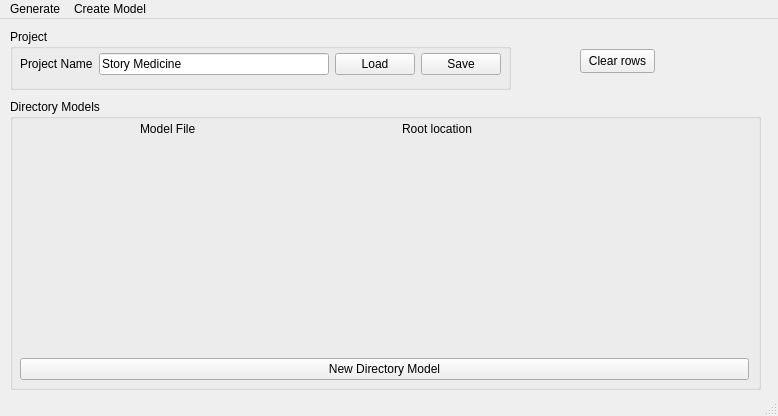
<?xml version="1.0" encoding="UTF-8"?>
<ui version="4.0">
 <class>MainWindow</class>
 <widget class="QMainWindow" name="MainWindow">
  <property name="geometry">
   <rect>
    <x>0</x>
    <y>0</y>
    <width>778</width>
    <height>416</height>
   </rect>
  </property>
  <property name="windowTitle">
   <string>MainWindow</string>
  </property>
  <widget class="QWidget" name="centralwidget">
   <widget class="QGroupBox" name="modelsGroupBox">
    <property name="geometry">
     <rect>
      <x>10</x>
      <y>80</y>
      <width>751</width>
      <height>291</height>
     </rect>
    </property>
    <property name="title">
     <string>Directory Models</string>
    </property>
    <widget class="QWidget" name="verticalLayoutWidget">
     <property name="geometry">
      <rect>
       <x>10</x>
       <y>20</y>
       <width>729</width>
       <height>261</height>
      </rect>
     </property>
     <layout class="QVBoxLayout" name="modelsWindowVerticleLayout">
      <item>
       <layout class="QHBoxLayout" name="horizontalLayout_2">
        <item>
         <spacer name="horizontalSpacer">
          <property name="orientation">
           <enum>Qt::Horizontal</enum>
          </property>
          <property name="sizeType">
           <enum>QSizePolicy::Fixed</enum>
          </property>
          <property name="sizeHint" stdset="0">
           <size>
            <width>120</width>
            <height>20</height>
           </size>
          </property>
         </spacer>
        </item>
        <item>
         <widget class="QLabel" name="dirModelLocationLabel">
          <property name="text">
           <string>Model File</string>
          </property>
         </widget>
        </item>
        <item>
         <spacer name="horizontalSpacer_2">
          <property name="orientation">
           <enum>Qt::Horizontal</enum>
          </property>
          <property name="sizeType">
           <enum>QSizePolicy::Fixed</enum>
          </property>
          <property name="sizeHint" stdset="0">
           <size>
            <width>200</width>
            <height>20</height>
           </size>
          </property>
         </spacer>
        </item>
        <item>
         <widget class="QLabel" name="rootLocationLabel">
          <property name="text">
           <string>Root location</string>
          </property>
         </widget>
        </item>
        <item>
         <spacer name="horizontalSpacer_3">
          <property name="orientation">
           <enum>Qt::Horizontal</enum>
          </property>
          <property name="sizeType">
           <enum>QSizePolicy::Expanding</enum>
          </property>
          <property name="sizeHint" stdset="0">
           <size>
            <width>80</width>
            <height>20</height>
           </size>
          </property>
         </spacer>
        </item>
       </layout>
      </item>
      <item>
       <layout class="QVBoxLayout" name="modelsVerticleLayout"/>
      </item>
      <item>
       <spacer name="verticalSpacer">
        <property name="orientation">
         <enum>Qt::Vertical</enum>
        </property>
        <property name="sizeHint" stdset="0">
         <size>
          <width>724</width>
          <height>91</height>
         </size>
        </property>
       </spacer>
      </item>
      <item>
       <widget class="QPushButton" name="newRowButton">
        <property name="text">
         <string>New Directory Model</string>
        </property>
       </widget>
      </item>
     </layout>
    </widget>
   </widget>
   <widget class="QGroupBox" name="projectGroupBox">
    <property name="geometry">
     <rect>
      <x>10</x>
      <y>10</y>
      <width>501</width>
      <height>61</height>
     </rect>
    </property>
    <property name="title">
     <string>Project</string>
    </property>
    <widget class="QWidget" name="gridLayoutWidget_2">
     <property name="geometry">
      <rect>
       <x>10</x>
       <y>20</y>
       <width>481</width>
       <height>31</height>
      </rect>
     </property>
     <layout class="QGridLayout" name="projectsGridLayout">
      <item row="1" column="2">
       <widget class="QPushButton" name="projectLoadButton">
        <property name="text">
         <string>Load</string>
        </property>
       </widget>
      </item>
      <item row="1" column="4">
       <widget class="QPushButton" name="projectSaveButton">
        <property name="text">
         <string>Save</string>
        </property>
       </widget>
      </item>
      <item row="1" column="1">
       <widget class="QLineEdit" name="projectNameText">
        <property name="text">
         <string>Story Medicine</string>
        </property>
       </widget>
      </item>
      <item row="1" column="0">
       <widget class="QLabel" name="projectNameLabel">
        <property name="text">
         <string>Project Name</string>
        </property>
       </widget>
      </item>
     </layout>
    </widget>
   </widget>
   <widget class="QPushButton" name="clearModels">
    <property name="geometry">
     <rect>
      <x>580</x>
      <y>30</y>
      <width>75</width>
      <height>24</height>
     </rect>
    </property>
    <property name="text">
     <string>Clear rows</string>
    </property>
   </widget>
  </widget>
  <widget class="QMenuBar" name="menubar">
   <property name="geometry">
    <rect>
     <x>0</x>
     <y>0</y>
     <width>778</width>
     <height>21</height>
    </rect>
   </property>
   <widget class="QMenu" name="menuFile">
    <property name="title">
     <string>Generate</string>
    </property>
    <addaction name="separator"/>
   </widget>
   <widget class="QMenu" name="menuCreate_Model">
    <property name="title">
     <string>Create Model</string>
    </property>
   </widget>
   <addaction name="menuFile"/>
   <addaction name="menuCreate_Model"/>
  </widget>
  <widget class="QStatusBar" name="statusbar"/>
 </widget>
 <resources/>
 <connections>
  <connection>
   <sender>projectLoadButton</sender>
   <signal>clicked()</signal>
   <receiver>MainWindow</receiver>
   <slot>sLoadProject()</slot>
   <hints>
    <hint type="sourcelabel">
     <x>443</x>
     <y>45</y>
    </hint>
    <hint type="destinationlabel">
     <x>255</x>
     <y>152</y>
    </hint>
   </hints>
  </connection>
  <connection>
   <sender>projectSaveButton</sender>
   <signal>clicked()</signal>
   <receiver>MainWindow</receiver>
   <slot>sSaveProject()</slot>
   <hints>
    <hint type="sourcelabel">
     <x>343</x>
     <y>45</y>
    </hint>
    <hint type="destinationlabel">
     <x>255</x>
     <y>152</y>
    </hint>
   </hints>
  </connection>
  <connection>
   <sender>newRowButton</sender>
   <signal>clicked()</signal>
   <receiver>MainWindow</receiver>
   <slot>sNewRow()</slot>
   <hints>
    <hint type="sourcelabel">
     <x>443</x>
     <y>45</y>
    </hint>
    <hint type="destinationlabel">
     <x>391</x>
     <y>292</y>
    </hint>
   </hints>
  </connection>
  <connection>
   <sender>clearModels</sender>
   <signal>clicked()</signal>
   <receiver>MainWindow</receiver>
   <slot>sClearAllModels()</slot>
   <hints>
    <hint type="sourcelabel">
     <x>617</x>
     <y>62</y>
    </hint>
    <hint type="destinationlabel">
     <x>388</x>
     <y>207</y>
    </hint>
   </hints>
  </connection>
 </connections>
 <slots>
  <slot>sSaveProject()</slot>
  <slot>sLoadProject()</slot>
  <slot>sNewRow()</slot>
  <slot>sClearAllModels()</slot>
 </slots>
</ui>
